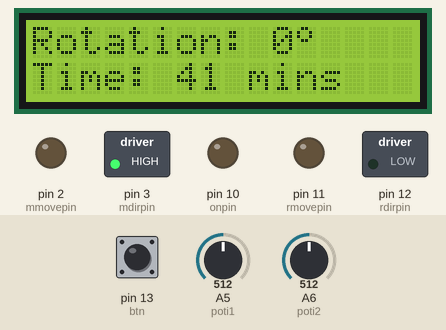
The sketch below on a simulated Arduino Nano, built with avr-gcc and run on an emulated ATmega328P. On the bench: 16×2 character LCD, switched loads named in the sketch (green lamp = pin HIGH), output pins drawn as LEDs (lit = HIGH). Inputs (shaded band) come from the test bench; at power-on: A6 (poti2) = 512, pin 13 (btn) HIGH, A5 (poti1) = 512.

Above: at 0.9 s.
1.0 s: A6 (poti2) set to 0
At 2.3 s:
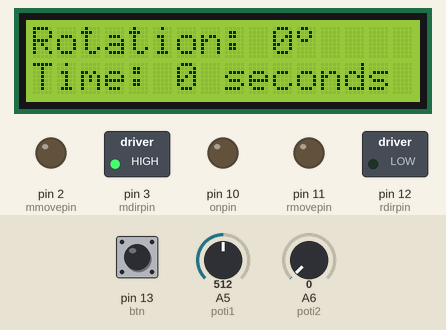
4.0 s: pin 13 (btn) pulled LOW for 0.15 s
At 5.8 s:
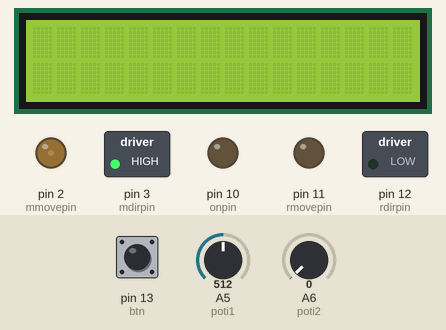
7.1 s: A5 (poti1) set to 716
At 7.8 s:
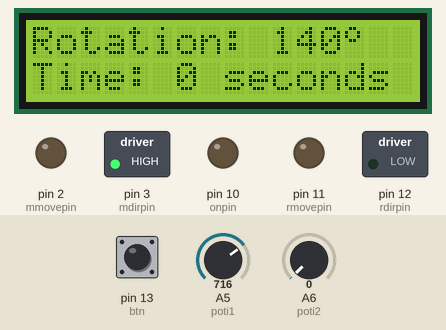
8.6 s: A5 (poti1) set to 665
At 9.9 s:
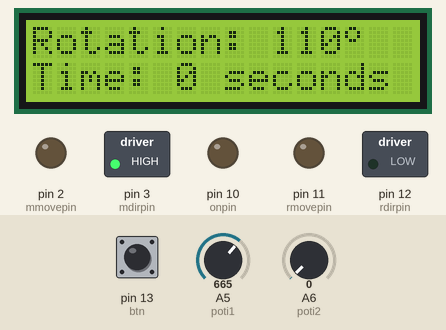
11.6 s: A5 (poti1) set to 639
At 12.2 s:
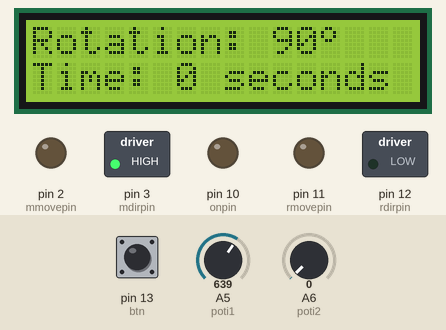
13.2 s: A5 (poti1) set to 306
At 14.6 s:
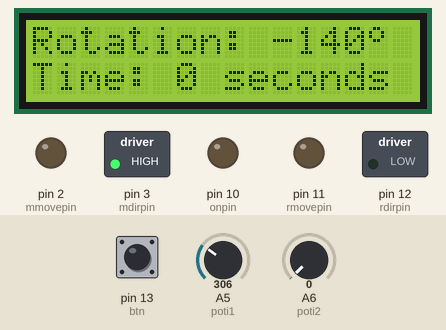
Timing chart, 0 to 16.2 s (numbered marks = the images above; inputs shaded):
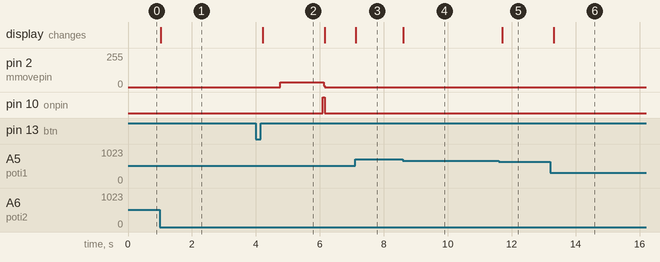

The sketch:

photo_slider_full.ino
```cpp
// lcd //
#include <LiquidCrystal.h>
byte rs = 4; byte en = 5; byte d4 = 6;
byte d5 = 7; byte d6 = 8; byte d7 = 9;
LiquidCrystal lcd(rs, en, d4, d5, d6, d7);

byte degreessymbol[8] = {
  0b01100,
  0b10010,
  0b10010,
  0b01100,
  0b00000,
  0b00000,
  0b00000,
  0b00000,
};

// motor //
byte onpin = 10; // (en+ / orange cable)
byte mmovepin = 2; byte rmovepin = 11; // (CLK+ / green cable)
byte mdirpin = 3; byte rdirpin = 12; // (CW+ / yellow cable)

// btn and poti //
byte btn = 13; bool btnstate; bool oldbtnstate = 1;

byte poti1 = A5; int poti1state;
byte poti2 = A6; int poti2state;

// constants //
const long len = 58000; const byte lentime = 58;

// movement vars //
bool mdir = 1; bool rdir = 1;
unsigned long distance = 0;
float dt; unsigned long originalspeed;
bool moving = false;

int stopplace = 10000; byte slowdown;

// rotation vars //
unsigned long stepsperrotation; unsigned long osprot;

// setup vars //
unsigned long totaltime = 10;
long rotation;
int repeat;

void settings() {
  while (true) {
    btnstate = digitalRead(btn);
    if (btnstate == 1 && oldbtnstate == 0) {
      dt = totaltime*1000;
      dt = dt / lentime*1. - 200;
      originalspeed = dt;

      if (rotation < 0) rdir = 1; else rdir = 0;
      stepsperrotation = len / (abs(rotation) * 8.89 ); osprot = stepsperrotation;
      digitalWrite(rdirpin, rdir);

      break;
    }
    poti1state = analogRead(poti1); rotation = (round((poti1state/1.42)/10)*10) - 360;
    poti2state = analogRead(poti2);

    // rotation //
    lcd.setCursor(0, 0); lcd.print("Rotation: "); lcd.print(rotation); lcd.write(byte(0));

    // time //
    lcd.setCursor(0, 1); lcd.print("Time: ");
    if (poti2state < 61*5) {
      totaltime = round(poti2state/5);
      lcd.print(totaltime); lcd.print(" seconds");
    }
    else {
      totaltime = round((poti2state-61*5)/5)*60;
      lcd.print(totaltime/60); lcd.print(" mins");
    }

    delay(100);
    lcd.clear();
    oldbtnstate = btnstate;
  }
  delay(500);
  while (true) {
    btnstate = digitalRead(btn);
    if (btnstate == 1 && oldbtnstate == 0) {
      dt = totaltime*1000;
      dt = dt / lentime*1.;
      originalspeed = dt;

      if (rotation < 0) rdir = 1; else rdir = 0;
      stepsperrotation = len / (abs(rotation) * 8.89 ); osprot = stepsperrotation;
      digitalWrite(rdirpin, rdir);

      break;
    }
    poti1state = analogRead(poti1);
    if (poti1state < 256) slowdown = 0; if (poti1state > 256 && poti1state < 512) slowdown = 1;
    if (poti1state > 512 && poti1state < 768) slowdown = 2; if (poti1state > 768) slowdown = 3;
    poti2state = analogRead(poti2); repeat = poti2state / 100;

    // rotation //
    lcd.setCursor(0, 0); lcd.print("Smooth: "); lcd.print(slowdown);

    // time //
    lcd.setCursor(0, 1); lcd.print("Repeat: "); lcd.print(repeat);

    delay(100);
    lcd.clear();
    oldbtnstate = btnstate;
  }

}

void setup() {
  // lcd setup //
  lcd.begin(16,2); lcd.clear(); lcd.createChar(0, degreessymbol);

  // motor //
  pinMode(mmovepin, OUTPUT); digitalWrite(mmovepin, LOW);
  pinMode(mdirpin, OUTPUT); digitalWrite(mdirpin, mdir);

  pinMode(onpin, OUTPUT); digitalWrite(onpin, LOW);

  pinMode(rmovepin, OUTPUT); digitalWrite(rmovepin, LOW);
  pinMode(rdirpin, OUTPUT);

  // btn //
  pinMode(btn, INPUT); digitalWrite(btn, HIGH);

  // lcd //
  settings();

  moving = true;
}

void loop() {
  btnstate = digitalRead(btn);

  digitalWrite(mmovepin, HIGH);
  digitalWrite(mmovepin, LOW);
  delayMicroseconds(dt);

  if (moving) distance ++;

  if (stepsperrotation == distance) {
    digitalWrite(rmovepin, HIGH);
    digitalWrite(rmovepin, LOW);
    stepsperrotation += osprot;
  }

  if (distance > len) {
    distance = 0;
    digitalWrite(onpin, HIGH);
    if (repeat > 1) {
      repeat -= 1;
      if (mdir == 1) mdir = 0;
      else mdir = 1;
      if (rdir == 1) rdir = 0;
      else rdir = 1;
      digitalWrite(mdirpin, mdir);
      digitalWrite(rdirpin, rdir);
      stepsperrotation = osprot;
      dt = originalspeed;
      digitalWrite(onpin, LOW);
    }
    else {
      moving = false;
      setup();
    }
  }
  else {
    if (slowdown == 2 || slowdown == 3) {
      if (distance > len - stopplace){
        dt += dt/5000.;
      }
    }
  }
  oldbtnstate = btnstate;
}
```

Measured:
- after the input at 1.0 s, the display: changes at once (image 1)
- after the input at 4.0 s, pin 2 (mmovepin): 0/255 → 36/255 after 0.76 s, → 0/255 1.4 s later; pin 10 (onpin): LOW → HIGH after 2.1 s, → LOW 0.07 s later; the display: changes after 0.22 s (image 2)
- after the input at 7.1 s, the display: changes at once (image 3)
- after the input at 8.6 s, the display: changes at once (image 4)
- after the input at 11.6 s, the display: changes after 0.11 s (image 5)
- after the input at 13.2 s, the display: changes after 0.11 s (image 6)
- what the display in image 2 shows lasts 2.0 s, from 4.2 s to 6.2 s
